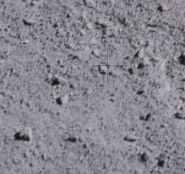
#> input picture imgs/img1.png, 185 x 174 px
$ python fft2d.py   (Python 2 division)
#> lines starting #> are read from the running program, lines starting #| are printed output that depends on the picture
'''
Created on Dec 11, 2012

@author: bxs003
'''

from PIL import Image
import numpy as np
import math

# Phase Correlation
# Hamming or Lanczos Windowing on input signals
# Take 2D FFTs of the input signals
# Perform cross power correlation
# Take IFFT of the correlated signal
# Find location of peak intensity on output signal

# Automatic Calibration Step
# Place a uniformly spaced black and white checkerboard
# pattern under the camera
# The spatial period of the checkerboard, d, is known
# The DFT of the pattern should return some peak discrete freq., f0
# d and f0 can be used to map real world coord.s to discrete (for initial frame)

def phase_corrleation(img1, img2):
    img1 = img1.convert('L')
    img2 = img2.convert('L')

    pix1 = np.asarray(img1)
    pix2 = np.asarray(img2)

    fft1 = np.fft.fft2(pix1)
    fft2 = np.fft.fft2(pix2)
    R = cross_power_spectrum(fft1, fft2)
    cor = np.fft.ifft2(R)
    row, col = np.unravel_index(cor.argmax(), cor.shape)
    return col, row

def gen_test_img(size, freq):
    x = np.linspace(0.0, freq*2.0*math.pi, size)
    sinv = np.vectorize(math.sin)
    y = sinv(x)
    y = y**2
    y = 255*y
    y = np.uint8(y)

    a = np.array([y, y])

    img = Image.fromarray(a, 'L')
    img.save('../../imgs/test2.png', 'PNG')
    return img

def cross_power_spectrum(A, B):
    R = A*B.conjugate()
    R = R/R.max()
    return R

def main():
    img1 = Image.open('../../imgs/img1.png')
#> img1 is the input picture: PIL image 185x174 RGBA; mean R, G, B, A 135.8, 133.2, 142.5, 255
    img1 = img1.convert('L')
#> img1: PIL image 185x174 L

    img2 = Image.open('../../imgs/img2.png')
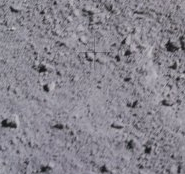
#> input picture imgs/img2.png, 185 x 174 px
#> img2 is the input picture: PIL image 185x174 RGBA; mean R, G, B, A 135, 132.2, 141.7, 255
    img2 = img2.convert('L')
#> img2: PIL image 185x174 L

    pix1 = np.asarray(img1)
    pix2 = np.asarray(img2)

    fft1 = np.fft.fft2(pix1)
    fft2 = np.fft.fft2(pix2)
    R = cross_power_spectrum(fft1, fft2)
    cor = np.fft.ifft2(R)
    print np.unravel_index(cor.argmax(), cor.shape)
#| (13, 13)

    cor_mag = (cor*cor.conjugate()).real
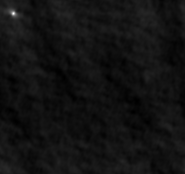
#> cor_mag: shape (174, 185) float64; min 9.61e-10, max 1.01e-09, mean 9.65e-10; drawn with min black and max white
    cor_mag = cor_mag*(255.0/cor_mag.max())
    phase = Image.fromarray(np.uint8(cor_mag))
    phase.save("../../imgs/phase_corr.png", 'PNG')

# [13 lines of commented-out code are left out]

def test():
    a = 1 + 1j
    b = 3 + 7j
    print math.sqrt((a*a.conjugate()).real)

    A = np.array([[1,2], [3,4]])
    B = np.array([[1, 1],[2, 2]])
    print A**B


if __name__ == '__main__':
    main()
    #test()
